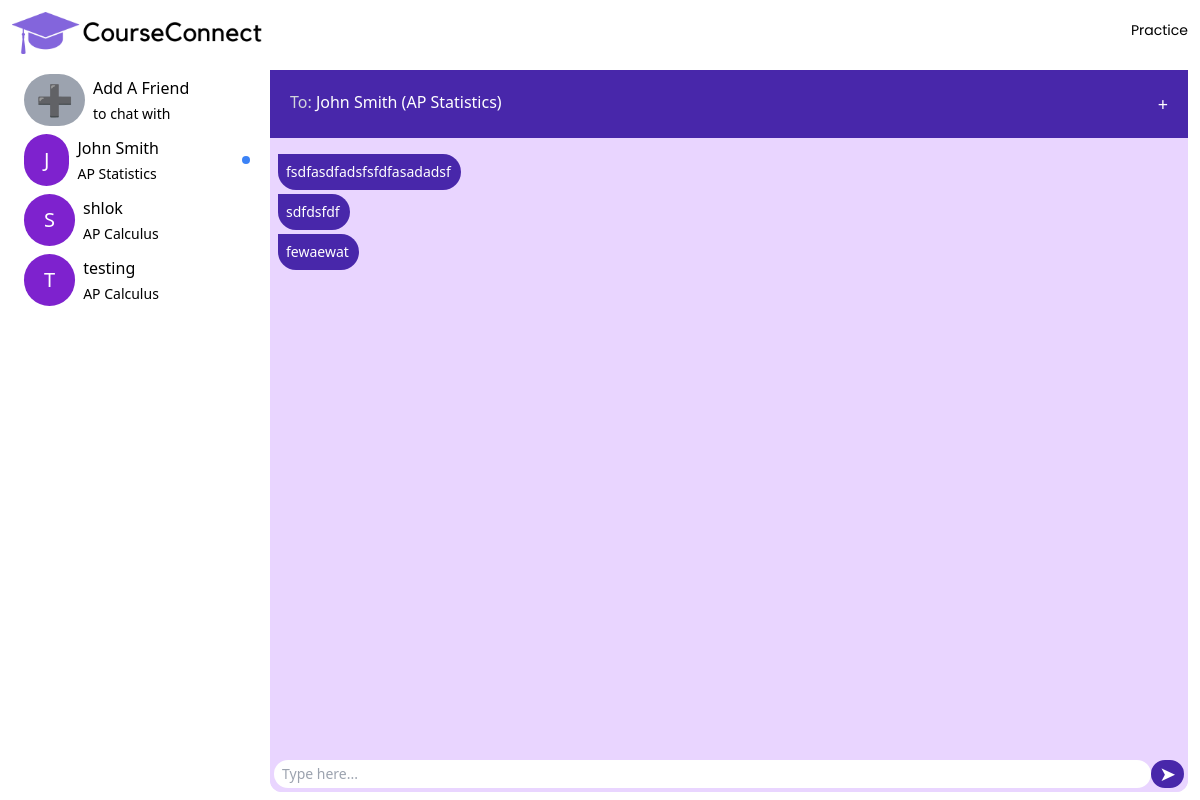
/chats (signed in), run on an earlier commit of the app's database.
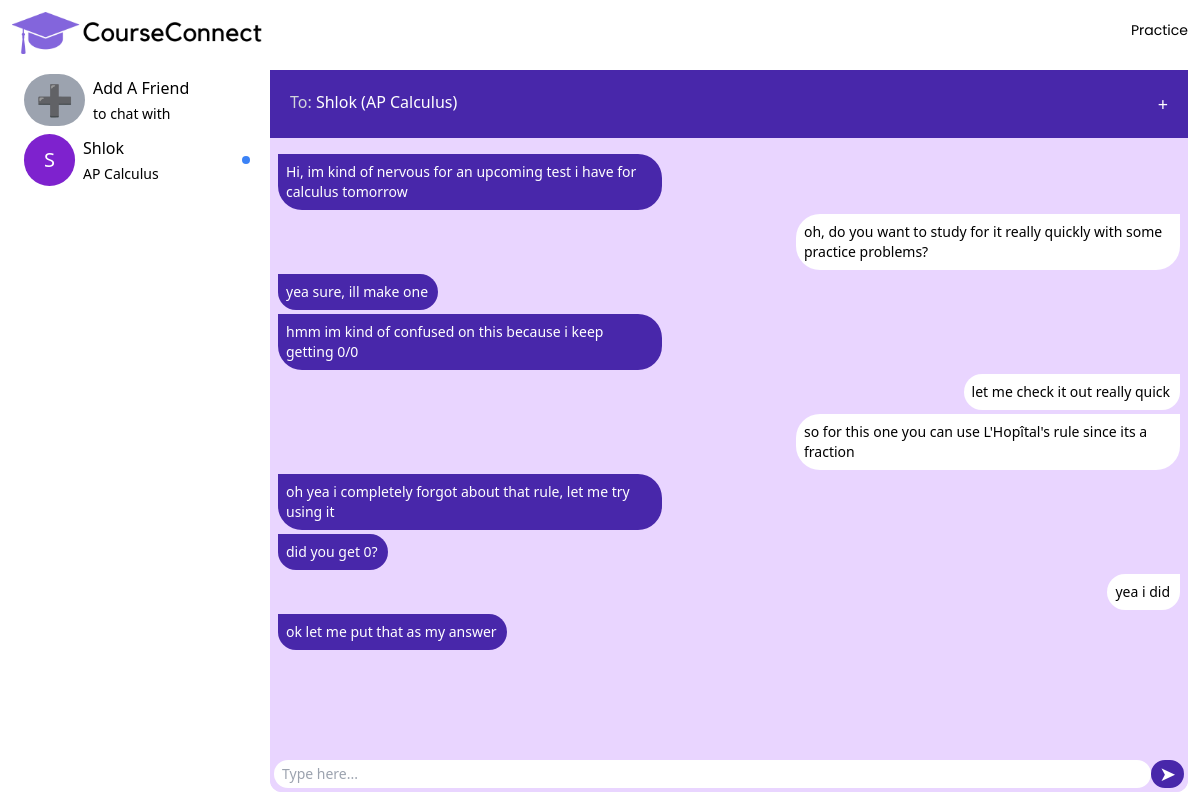
And on a later commit of the database.
### packages/models.py (models this page shows, shortened)
class Chatroom(database.Model):
    id = database.Column("id", database.Integer, primary_key=True)
    practice_problems = database.relationship("PracticeProblem", secondary=chatroom_practiceproblem)
    practice_problems = database.relationship(
        "PracticeProblem",
        secondary=chatroom_practiceproblem,
        overlaps="chatroom",
    )
    name = database.Column(database.String(100))
    commonality = database.Column(database.String(100))
    messages = database.relationship("Message", back_populates="chatroom")
    users = database.relationship('Users', secondary=user_chatroom_association, back_populates='chatrooms')
    user_1_open = database.Column(database.Boolean, default=False)
    user_2_open = database.Column(database.Boolean, default=False)
    def get_friend(self, user):
        user_a, user_b = map(int, self.name.split("x"))
        if user_a == user.id:
            return Users.get_user(id=user_b)
        else:
            return Users.get_user(id=user_a)
    def get_message_status(self, user):
        user_a, user_b = map(int, self.name.split("x"))
        if user_a != user.id:
            if self.user_1_open:
                return True
            else:
                return False
        elif user_b != user.id:
            if self.user_2_open:
                return True
            else:
                return False

class Users(database.Model):
    id = database.Column("id", database.Integer, primary_key=True)
    name = database.Column(database.String(100))
    email = database.Column(database.String(100))
    password = database.Column(database.String(100))
    courses = database.Column(database.JSON)
    chatrooms = database.relationship('Chatroom', secondary=user_chatroom_association, back_populates='users')
    chatroom_ordering = database.Column(database.JSON)
    def get_chatrooms(self):
        chatrooms_list = []
        for chatroom_name in self.chatroom_ordering:
            chatrooms_list.append(Chatroom.query.filter_by(name=chatroom_name).first())
        return chatrooms_list
    @staticmethod
    def get_user(email=None, id=None):
        if email:
            return Users.query.filter_by(email=email).first()
        if id:
            return Users.query.filter_by(id=id).first()

class Message(database.Model):
    id = database.Column("id", database.Integer, primary_key=True)
    sender = database.Column(database.String(100))
    content = database.Column(database.String(200))
    chatroom_id = database.Column(database.Integer, database.ForeignKey('chatroom.id'))
    chatroom = database.relationship('Chatroom', back_populates='messages')  # Define the relationship here

### app.py (the view)
@app.route("/chats")
@logged_in
def chats():
    email = flask.session.get("email")
    user = Users.get_user(email=email)
    if len(user.chatrooms) > 0:
        return flask.render_template("dashboard.html", user=user)
    else:
        return flask.redirect("/add")

### packages/backend.py (called while the page is built)
def logged_in(f):
    @wraps(f)
    def validator(*args, **kwargs):
        if flask.session.get("email"):
            return f(*args, **kwargs)
        else:
            return flask.redirect("/")
    return validator

### templates/dashboard.html (shortened to what the changed rows need)
<!DOCTYPE html>
<html lang="en">
<head>
    <link href="../static/css/output.css" rel="stylesheet">
</head>
<body>
    <div class="h-screen">
        <div class="flex flex-col space-y-1 px-3 h-full pb-2">
            <div id="main" class="flex flex-row space-x-2 h-full">
                <div id="friendList" class=" py-1 space-y-2 w-[250px]">
                    {% for chatroom in user.get_chatrooms() %}
                        <div id="{{chatroom.get_friend(user).id}}Contact" userName="{{ chatroom.get_friend(user).name }}" commonality="{{ chatroom.commonality }}" onclick="changeChatroom({{ chatroom.get_friend(user).id }})" class="flex flex-row space-x-2 px-3 items-center">
                            <div>
                                <p class="bg-purple-700 text-white rounded-full px-5 py-3 text-xl">{{ chatroom.get_friend(user).name[0].upper() }}</p>
                            </div>
                            <div class="flex flex-col space-y-1">
                                <p class="text-md">{{ chatroom.get_friend(user).name }}</p>
                                <p class="text-sm">{{ chatroom.commonality }}</p>
                            </div>
                            {% if chatroom.get_message_status(user) %}
                            <div id="{{ chatroom.get_friend(user).id }}Ping" style="display:none">
                                <div class="p-1 bg-blue-500 rounded-full"></div>
                            </div>
                            {% else %}
                            <div id="{{ chatroom.get_friend(user).id }}Ping" style="display:flex">
                                <div class="p-1 bg-blue-500 rounded-full"></div>
                            </div>
                            {% endif %}
                        </div>
                    {% endfor %}
                </div>
                <div class="flex flex-col grow rounded-b-3xl h-full">
                    <div class="bg-accent text-white text-md px-5 py-5 flex flex-row justify-between">
                        <div>
                        <span class="text-gray-300">To: </span><span id="toChat">{{ user.get_chatrooms()[0].get_friend(user).name }} ({{ user.get_chatrooms()[0].commonality }})</span>
                        </div>
                    </div>
                    <div id="chatContainer" class="flex grow justify-between flex-col bg-purple-200 h-0 rounded-b-xl">
                        <div>
                            {% for chatroom in user.get_chatrooms() %}
                                {% if chatroom == user.get_chatrooms()[0] %}
                                    <div id="{{ chatroom.get_friend(user).id }}" class="flex flex-col-reverse px-2 pt-3 pb-1 space-y-0 ">
                                    {% for message in chatroom.messages[::-1] %}
                                        {% if message.sender|int == user.id  %}
                                            <div class="flex flex-row-reverse">
                                                <p class="rounded-b-3xl text-sm rounded-l-3xl bg-white max-w-sm w-fit pl-2 py-2 pr-2.5 text-black">{{ message.content }}</p>
                                            </div>
                                        {% else %}
                                            <div class="max-w-sm">
                                                <p class="rounded-b-3xl text-sm rounded-r-3xl bg-accent w-fit pl-2 py-2 pr-2.5 text-white">{{ message.content }}</p>
                                            </div>
                                        {% endif %}
                                        <div class="h-1"></div>
                                    {% endfor %}
                                    </div>
                                {% endif %}
                            {% endfor %}
                        </div>
                    </div>
                </div>
            </div>
        </div>
    </div>
</body>
</html>

What changed in the data, as far as the page shows it:
removed Chatroom: get_friend "J", get_friend "John Smith", commonality "AP Statistics"
removed Chatroom: get_friend "T", get_friend "testing", commonality "AP Calculus"
removed Message: content "fewaewat"
removed Message: content "sdfdsfdf"
removed Message: content "fsdfasdfadsfsfdfasadadsf"
changed Chatroom "AP Calculus": gains Message (content "ok let me put that as my answer"); gains Message (content "yea i did"); gains Message (content "did you get 0?"); gains Message (content "oh yea i completely forgot about that rule, let me try using it"); gains Message (content "so for this one you can use L'Hopîtal's rule since its a fraction"); gains Message (content "let me check it out really quick"); gains Message (content "hmm im kind of confused on this because i keep getting 0/0"); gains Message (content "yea sure, ill make one"); gains Message (content "oh, do you want to study for it really quickly with some practice problems?"); gains Message (content "Hi, im kind of nervous for an upcoming test i have for calculus tomorrow"); get_friend "shlok" → "Shlok"; user_1_open True → False (drawn)
changed Users: get_chatrooms "John Smith" → "Shlok"; chatroom_ordering.commonality "AP Statistics" → "AP Calculus"
